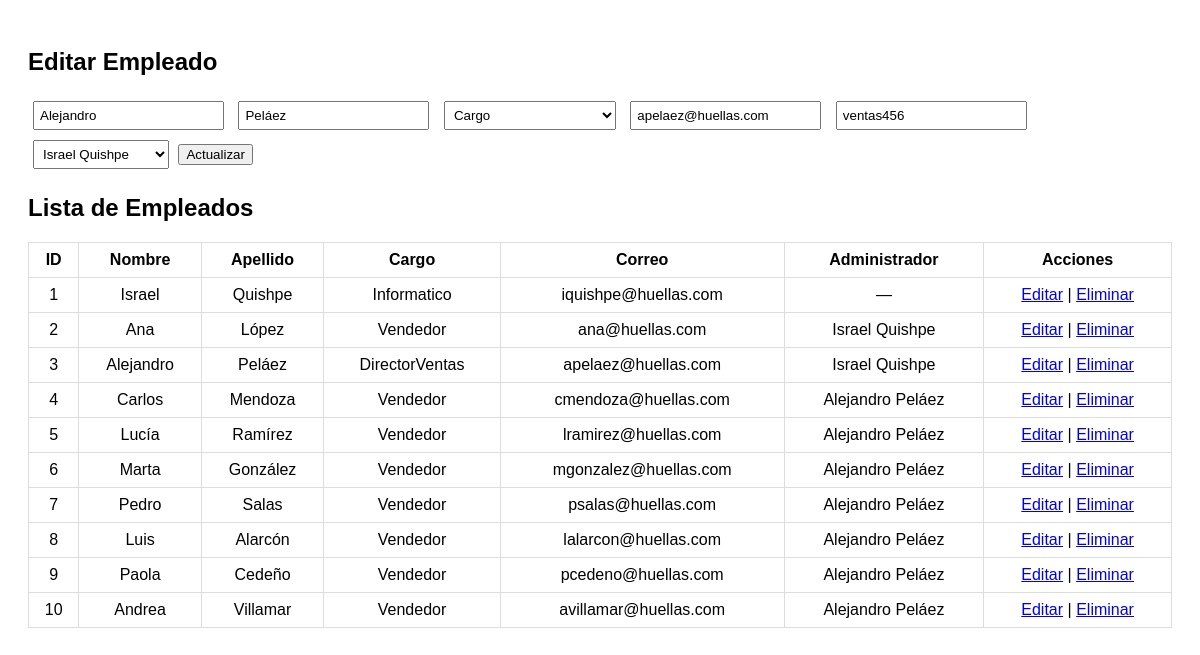
The app's page /views/listaEmpleados.php?editar=3 with its own data.
### tables this page shows
CREATE TABLE empleados (
  num_empleado int NOT NULL AUTO_INCREMENT,
  nombre varchar(50) DEFAULT NULL,
  apellido varchar(50) DEFAULT NULL,
  cargo varchar(50) DEFAULT NULL,
  correo varchar(50) UNIQUE DEFAULT NULL,
  clave varchar(50) not null,
  administrador int DEFAULT NULL,
  PRIMARY KEY (num_empleado),
  CONSTRAINT empleados_fk2 FOREIGN KEY (administrador) REFERENCES empleados (num_empleado)
);

### views/listaEmpleados.php (the view, shortened to what this page needs)
<?php
include '../conn.php';
$editarEmpleado = null;
if (isset($_GET['editar'])) {
    $id = $_GET['editar'];
    $result = $conn->query("SELECT * FROM empleados WHERE num_empleado = $id");
    $editarEmpleado = $result->fetch_assoc();
}
$empleados = $conn->query("
    SELECT e.*, a.nombre AS admin_nombre, a.apellido AS admin_apellido
    FROM empleados e
    LEFT JOIN empleados a ON e.administrador = a.num_empleado
");
?>
<!DOCTYPE html>
<html lang="es">
<head>
</head>
<body>
    <h2><?php echo $editarEmpleado ? "Editar Empleado" : "Nuevo Empleado"; ?></h2>
    <form method="POST">
        <input type="text" name="nombre" placeholder="Nombre" value="<?= $editarEmpleado['nombre'] ?? '' ?>" required>
        <input type="text" name="apellido" placeholder="Apellido" value="<?= $editarEmpleado['apellido'] ?? '' ?>" required>
        <select name="cargo" placeholder="Cargo" value="<?= $editarEmpleado['cargo'] ?? '' ?>" required>
            <option value="">Cargo</option>
        </select>
        <input type="email" name="correo" placeholder="Correo" value="<?= $editarEmpleado['correo'] ?? '' ?>" required>
        <input type="text" name="clave" placeholder="Clave" value="<?= $editarEmpleado['clave'] ?? '' ?>" required>
        <select name="administrador">
            <?php
            $opciones = $conn->query("SELECT num_empleado, nombre, apellido FROM empleados");
            while ($row = $opciones->fetch_assoc()):
                if ($editarEmpleado && $row['num_empleado'] == $editarEmpleado['num_empleado']) continue;
                $selected = ($editarEmpleado && $editarEmpleado['administrador'] == $row['num_empleado']) ? "selected" : "";
                echo "<option value='{$row['num_empleado']}' $selected>{$row['nombre']} {$row['apellido']}</option>";
            endwhile;
            ?>
        </select>
        <?php if ($editarEmpleado): ?>
            <button type="submit" name="actualizar">Actualizar</button>
        <?php else: ?>
            <button type="submit" name="insertar">Insertar</button>
        <?php endif; ?>
    </form>
    <h2>Lista de Empleados</h2>
    <table>
        <tr>
            <th>ID</th><th>Nombre</th><th>Apellido</th><th>Cargo</th><th>Correo</th><th>Administrador</th><th>Acciones</th>
        </tr>
        <?php while ($emp = $empleados->fetch_assoc()): ?>
            <tr>
                <td><?= $emp['num_empleado'] ?></td>
                <td><?= $emp['nombre'] ?></td>
                <td><?= $emp['apellido'] ?></td>
                <td><?= $emp['cargo'] ?></td>
                <td><?= $emp['correo'] ?></td>
                <td><?= $emp['admin_nombre'] ? $emp['admin_nombre'] . ' ' . $emp['admin_apellido'] : '—' ?></td>
                <td>
                    <a href="?editar=<?= $emp['num_empleado'] ?>">Editar</a> |
                    <a href="?eliminar=<?= $emp['num_empleado'] ?>" onclick="return confirm('¿Eliminar este empleado?')">Eliminar</a>
                </td>
            </tr>
        <?php endwhile; ?>
    </table>
</body>
</html>

### views/listaEmpleados.php (style rules this page uses)
body { font-family: Arial, sans-serif; padding: 20px; }
table { border-collapse: collapse; width: 100%; margin-top: 20px; }
th, td { border: 1px solid #ddd; padding: 8px; text-align: center; }
form { margin-top: 20px; }
input, select { padding: 5px; margin: 5px; }

### records on screen
empleados: nombre "Alejandro", apellido "Peláez", correo "apelaez@huellas.com", clave "ventas456", num_empleado "3", cargo "DirectorVentas", administrador.nombre "Israel", administrador.apellido "Quishpe"
empleados: num_empleado "1", nombre "Israel", apellido "Quishpe", cargo "Informatico", correo "iquishpe@huellas.com"
empleados: num_empleado "2", nombre "Ana", apellido "López", cargo "Vendedor", correo "ana@huellas.com", administrador.nombre "Israel", administrador.apellido "Quishpe"
empleados: num_empleado "4", nombre "Carlos", apellido "Mendoza", cargo "Vendedor", correo "cmendoza@huellas.com", administrador.nombre "Alejandro", administrador.apellido "Peláez"
empleados: num_empleado "5", nombre "Lucía", apellido "Ramírez", cargo "Vendedor", correo "lramirez@huellas.com", administrador.nombre "Alejandro", administrador.apellido "Peláez"
empleados: num_empleado "6", nombre "Marta", apellido "González", cargo "Vendedor", correo "mgonzalez@huellas.com", administrador.nombre "Alejandro", administrador.apellido "Peláez"
empleados: num_empleado "7", nombre "Pedro", apellido "Salas", cargo "Vendedor", correo "psalas@huellas.com", administrador.nombre "Alejandro", administrador.apellido "Peláez"
empleados: num_empleado "8", nombre "Luis", apellido "Alarcón", cargo "Vendedor", correo "lalarcon@huellas.com", administrador.nombre "Alejandro", administrador.apellido "Peláez"
empleados: num_empleado "9", nombre "Paola", apellido "Cedeño", cargo "Vendedor", correo "pcedeno@huellas.com", administrador.nombre "Alejandro", administrador.apellido "Peláez"
empleados: num_empleado "10", nombre "Andrea", apellido "Villamar", cargo "Vendedor", correo "avillamar@huellas.com", administrador.nombre "Alejandro", administrador.apellido "Peláez"

### other values on screen
form field administrador "Israel Quishpe"
